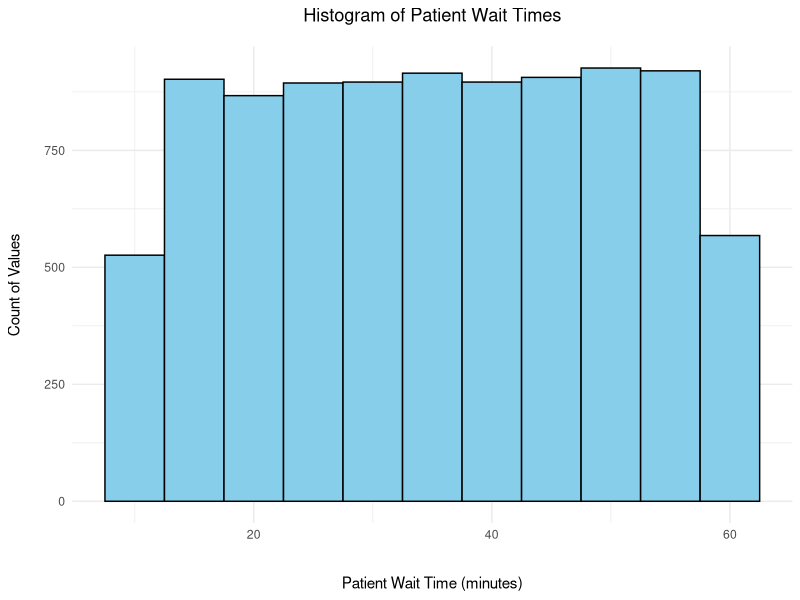
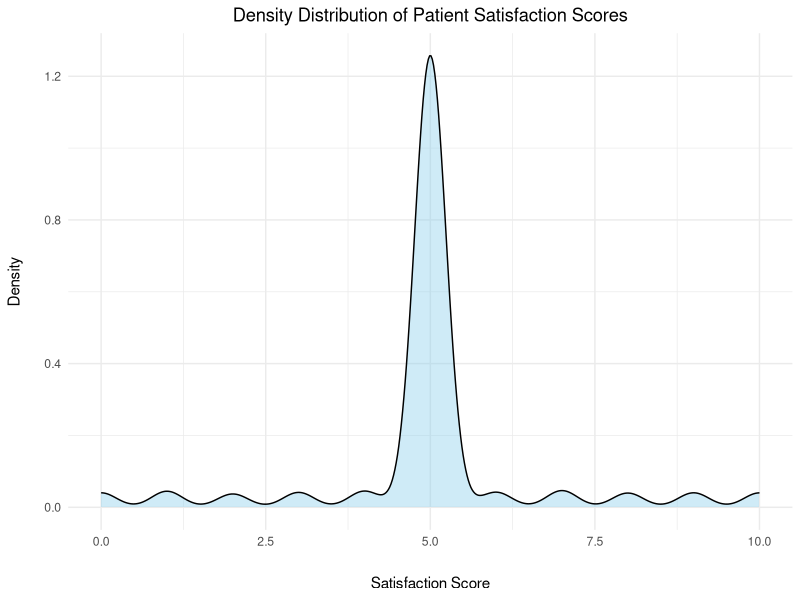
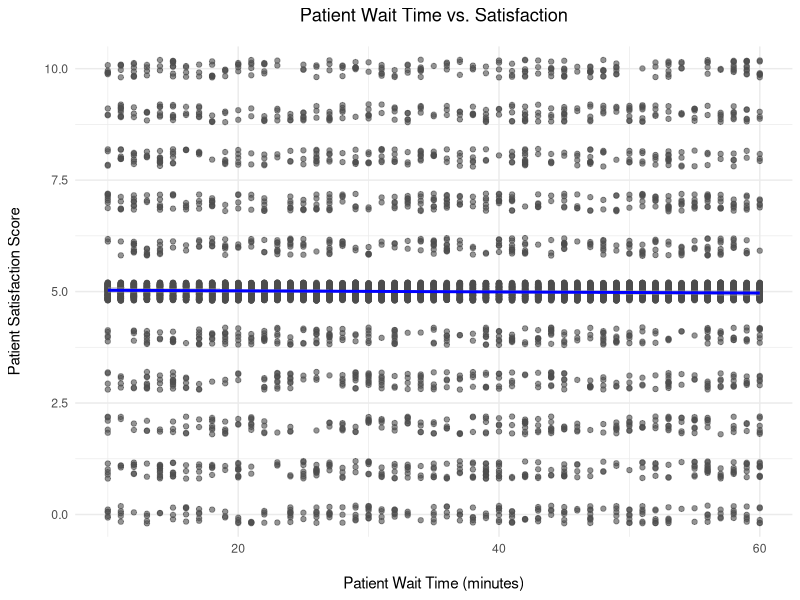
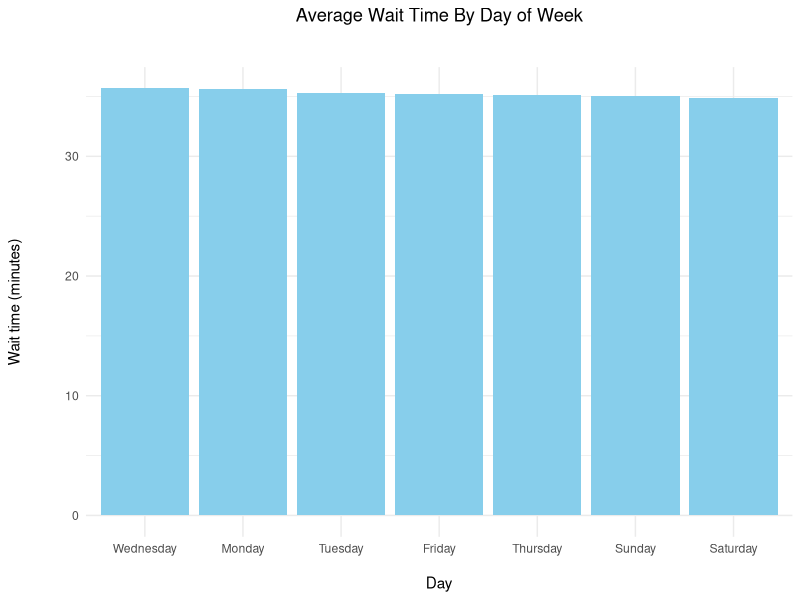
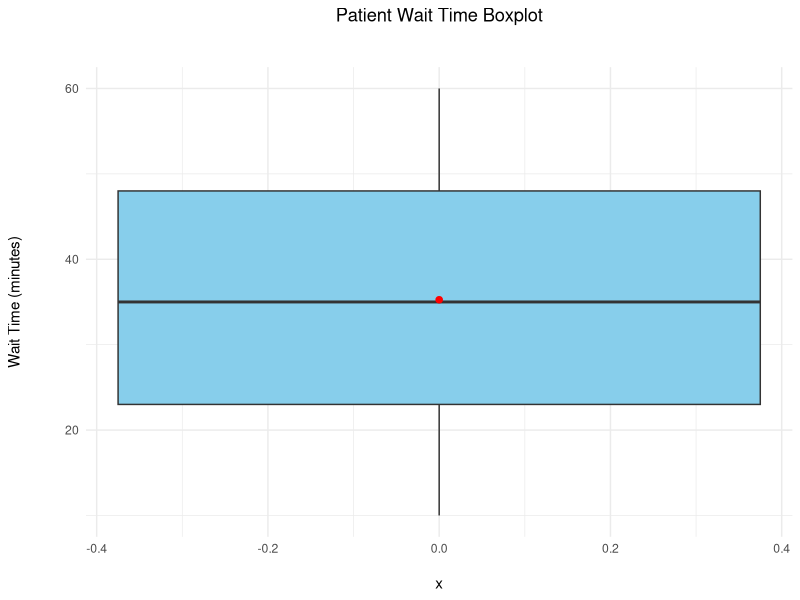
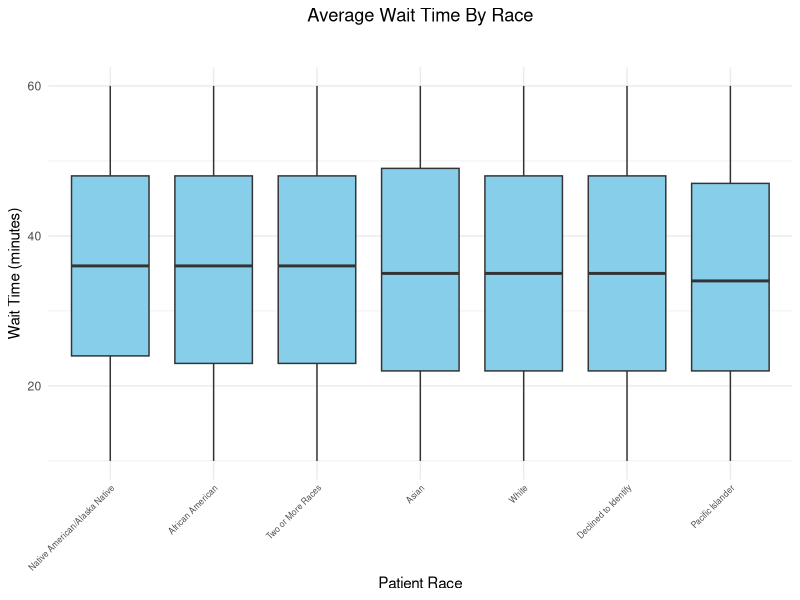
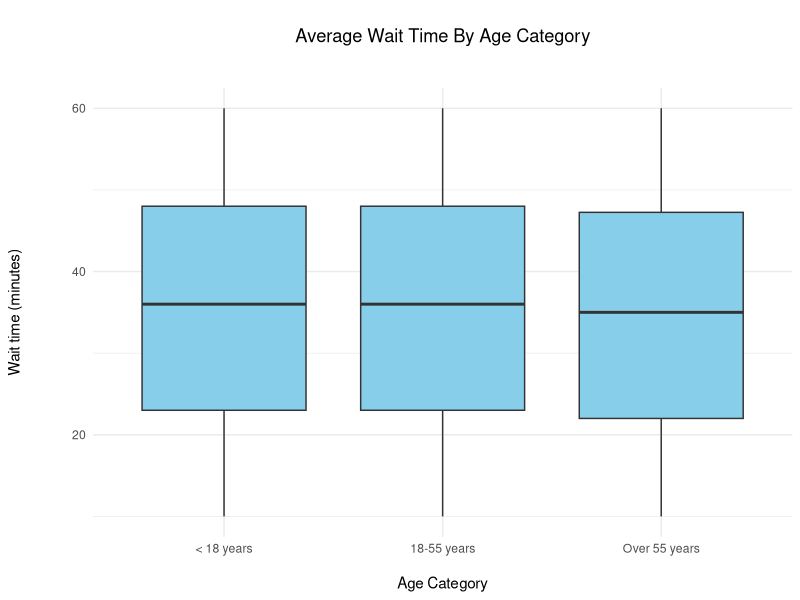
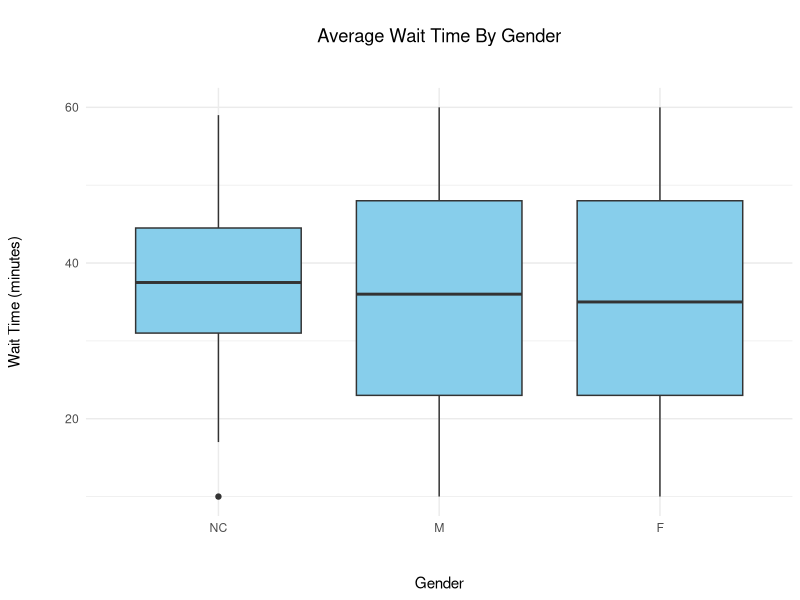

R code for these plots, in order:
## ---- chunk 1
library(dplyr)
library(ggplot2)
library(lubridate)
library(knitr)
library(skimr)
## ---- chunk 2
# Load cleaned data
df = read.csv('Data/Cleaned/Hospital_ER_Cleaned.csv')

# Convert date column to date object
df$date = as_datetime(df$date)
## ---- chunk 3
# Quick data visualization after loading cleaned data
kable(head(df))
## ---- chunk 4
ggplot(df, aes(x = patient_waittime)) + 
  geom_histogram(binwidth = 5, fill = "skyblue", color = "black") +
  theme_minimal() +
  labs(
    title = "Histogram of Patient Wait Times",
    x = "Patient Wait Time (minutes)",
    y = "Count of Values"
  ) +
  theme(
    plot.title = element_text(hjust = 0.5, margin = margin(b = 15)),
    axis.title.x = element_text(margin = margin(t = 25)) ,
    axis.title.y = element_text(margin = margin(r = 15)) 
  )
## ---- chunk 5
mean_wait = round(mean(df$patient_waittime, na.rm = TRUE), 2)
median_wait = round(median(df$patient_waittime, na.rm = TRUE), 2)
## ---- chunk 6
ggplot(df, aes(x = patient_sat_score)) + 
  geom_density(fill = "skyblue", alpha = 0.4) +
  theme_minimal() +
  labs(title = "Density Distribution of Patient Satisfaction Scores",
       x = "Satisfaction Score",
       y = "Density") +
  theme(
    plot.title = element_text(hjust = 0.5),
    axis.title.x = element_text(margin = margin(t = 20)),
    axis.title.y = element_text(margin = margin(r = 15))
  )
## ---- chunk 7
ggplot(df, aes(x = patient_waittime, y = patient_sat_score)) + 
  geom_jitter(width = 0, height = 0.2, alpha = 0.6, color = "gray30") +
  geom_smooth(method = "lm", se = TRUE, color = "blue") + 
  coord_cartesian(ylim = c(0,10)) +
  theme_minimal() + 
  labs(title = "Patient Wait Time vs. Satisfaction", 
       x = "Patient Wait Time (minutes)", 
       y = "Patient Satisfaction Score") +
  theme(plot.title = element_text(hjust = 0.5, margin = margin(b = 15)),
        axis.title.x = element_text(margin = margin(t = 15)),
        axis.title.y = element_text(margin = margin(r = 15)))

corr = round(cor(df$patient_waittime, df$patient_sat_score), 2)
## ---- chunk 8
weekday_summary = df %>%
  mutate(date = as_datetime(date),
        weekday = weekdays(date)) %>%
  group_by(weekday) %>%
  summarise(avg_wait = round(mean(patient_waittime, na.rm = TRUE), 2)) %>%
  arrange(avg_wait)
kable(weekday_summary)
## ---- chunk 9
ggplot(weekday_summary, aes(x = reorder(weekday, -avg_wait), y = avg_wait)) + 
  geom_col(fill = "skyblue") + 
  theme_minimal() + 
  labs(title = "Average Wait Time By Day of Week", x = "Day", y = "Wait time (minutes)") +
  theme(
    plot.title = element_text(hjust = 0.5, margin = margin(b = 30)),
    axis.title.x = element_text(margin = margin(t = 15)),
    axis.title.y = element_text(margin = margin(r = 30))
  )
## ---- chunk 10
ggplot(df, aes(x = 0, y = patient_waittime )) + 
  geom_boxplot(fill = "skyblue") + 
  stat_summary(fun = mean, geom = "point", shape = 20, size = 3, color = "red") +
  theme_minimal() +
  labs(title = "Patient Wait Time Boxplot",
       y = "Wait Time (minutes)") +
  theme(
    plot.title = element_text(hjust = 0.5, margin = margin(b = 30)),
    axis.title.x = element_text(margin = margin(t = 15)),
    axis.title.y = element_text(margin = margin(r = 30))
  )
## ---- chunk 11
df %>%
  group_by(patient_race) %>%
  summarise(avg_wait = round(mean(patient_waittime, na.rm = TRUE), 2)) %>%
  arrange(desc(avg_wait)) %>%
  kable()

ggplot(df, aes(x = reorder(patient_race, -patient_waittime, FUN = mean), 
               y = patient_waittime)) + 
  geom_boxplot(fill = "skyblue") +
  theme_minimal() +
  labs(title = "Average Wait Time By Race", 
       x = "Patient Race", 
       y = "Wait Time (minutes)") +
  theme(
    plot.title = element_text(hjust = 0.5, margin = margin(b = 30)),
    axis.text.x = element_text(angle = 45, hjust = 1, size = 6, margin = margin(t = 0)))
## ---- chunk 12
df = df %>%
  mutate(age_category = case_when(
    patient_age < 18 ~ "< 18 years",
    patient_age >= 18 & patient_age <= 55 ~ "18-55 years",
    TRUE ~ "Over 55 years"
  ))

ggplot(df, aes(x = age_category, y = patient_waittime)) +
  geom_boxplot(fill = "skyblue") +
  theme_minimal() +
  labs(title = "Average Wait Time By Age Category", x = "Age Category", y = "Wait time (minutes)") +
  theme(
    plot.title = element_text(hjust = 0.5, margin = margin(b = 30, t = 15)),
    axis.text.x = element_text(hjust = 0.5),
    axis.title.x = element_text(margin = margin(t = 15)),
    axis.title.y = element_text(margin = margin(r = 35)))
## ---- chunk 13
ggplot(df, aes(x = reorder(patient_gender, -patient_waittime, FUN = mean), y = patient_waittime)) +
  geom_boxplot(fill = "skyblue") +
  theme_minimal() +
  labs(title = "Average Wait Time By Gender", x = "Gender", y = "Wait Time (minutes)") +
  theme(plot.title = element_text(hjust = 0.5, margin = margin(b = 30, t =15)),
        axis.title.x = element_text(margin = margin(t = 30)),
        axis.title.y = element_text(margin = margin(r = 30)))
## ---- chunk 14
# isolate hour and day of week for each record
df_heatmap = df %>%
  mutate(
    hour = as.integer( hour(df$date)),
    weekday = wday(df$date, label = TRUE, abbr = TRUE)
  ) %>%
  group_by(weekday, hour) %>%
  summarise(avg_wait = mean(patient_waittime, na.rm = TRUE), .groups = "drop")

ggplot(df_heatmap, aes(x = hour, y = weekday, fill = avg_wait)) +
  geom_tile(color = "white") +
  scale_fill_gradient(low = "skyblue", high = "darkred", name = "Avg Wait (min)") +
  labs(title = "Average Wait Time By Time of Day", 
       x = "Hour of Day", 
       y = "Day of Week") +
  theme(plot.title = element_text(hjust = 0.5, margin = margin(b = 15)),
        axis.title.x = element_text(margin = margin(t = 20)),
        axis.title.y = element_text(margin = margin(r = 20)))
## ---- chunk 15
time_summary = df %>%
  mutate(month = as.Date(paste0(format(date, "%Y-%m"),"-01"))) %>%
  group_by(month) %>%
  summarise(avg_wait = mean(patient_waittime, na.rm = TRUE))

ggplot(time_summary, aes(x = month, y = avg_wait)) +
  geom_line(color = "steelblue") +
  scale_x_date(date_breaks = "2 month", date_labels = "%b-%Y") +
  theme_minimal() +
  labs(title = "Average Wait Time May 2019 - Sep 2020", x = "Date (Month-Year)", y = "Wait Time (minutes)") +
  theme(
    plot.title = element_text(hjust = 0.5),
    axis.title.y = element_text(margin = margin(r = 30)),
    axis.title.x = element_text(margin = margin(t = 15))
  )
